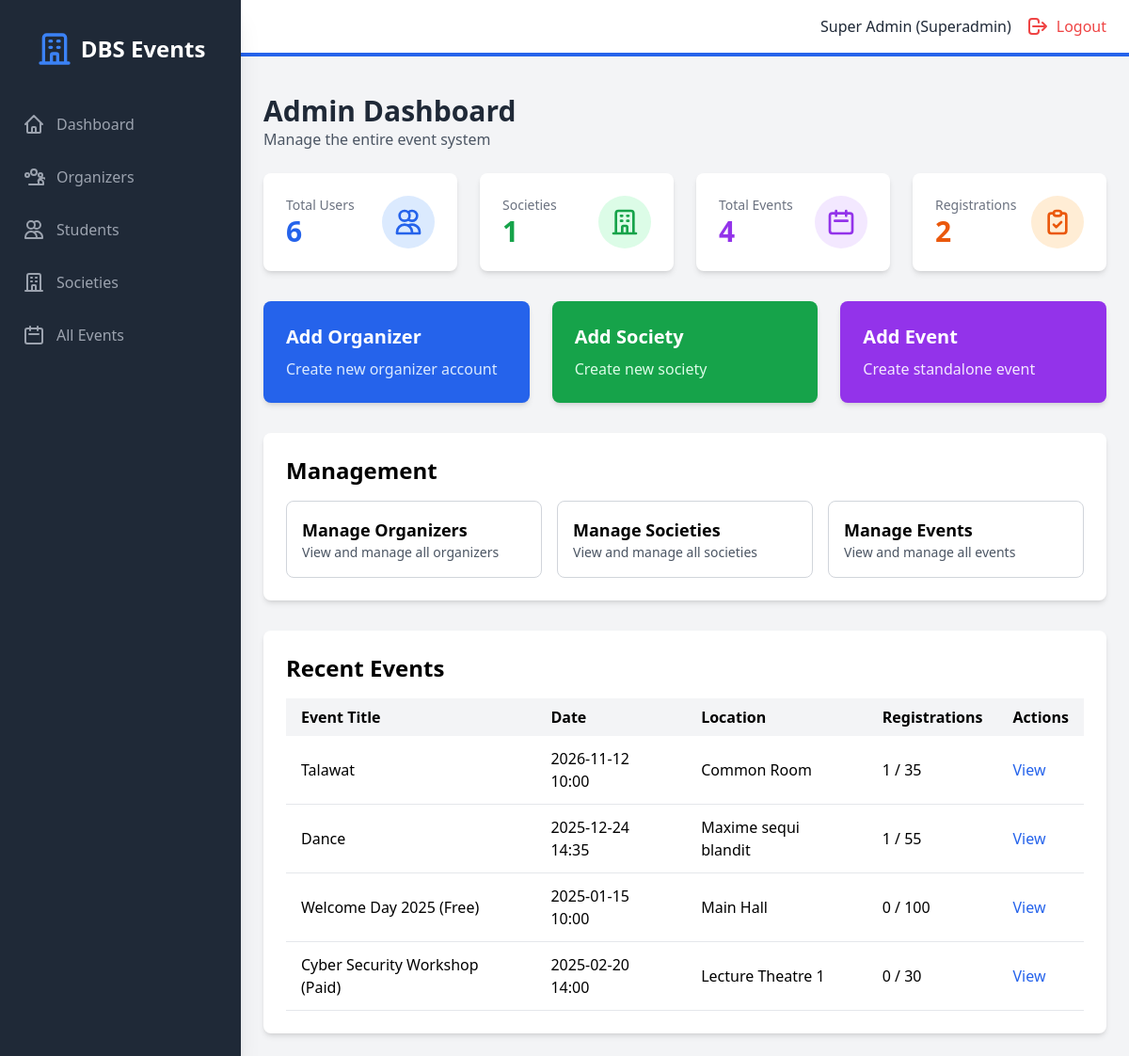
The app's page /admin/dashboard (signed in), older data.
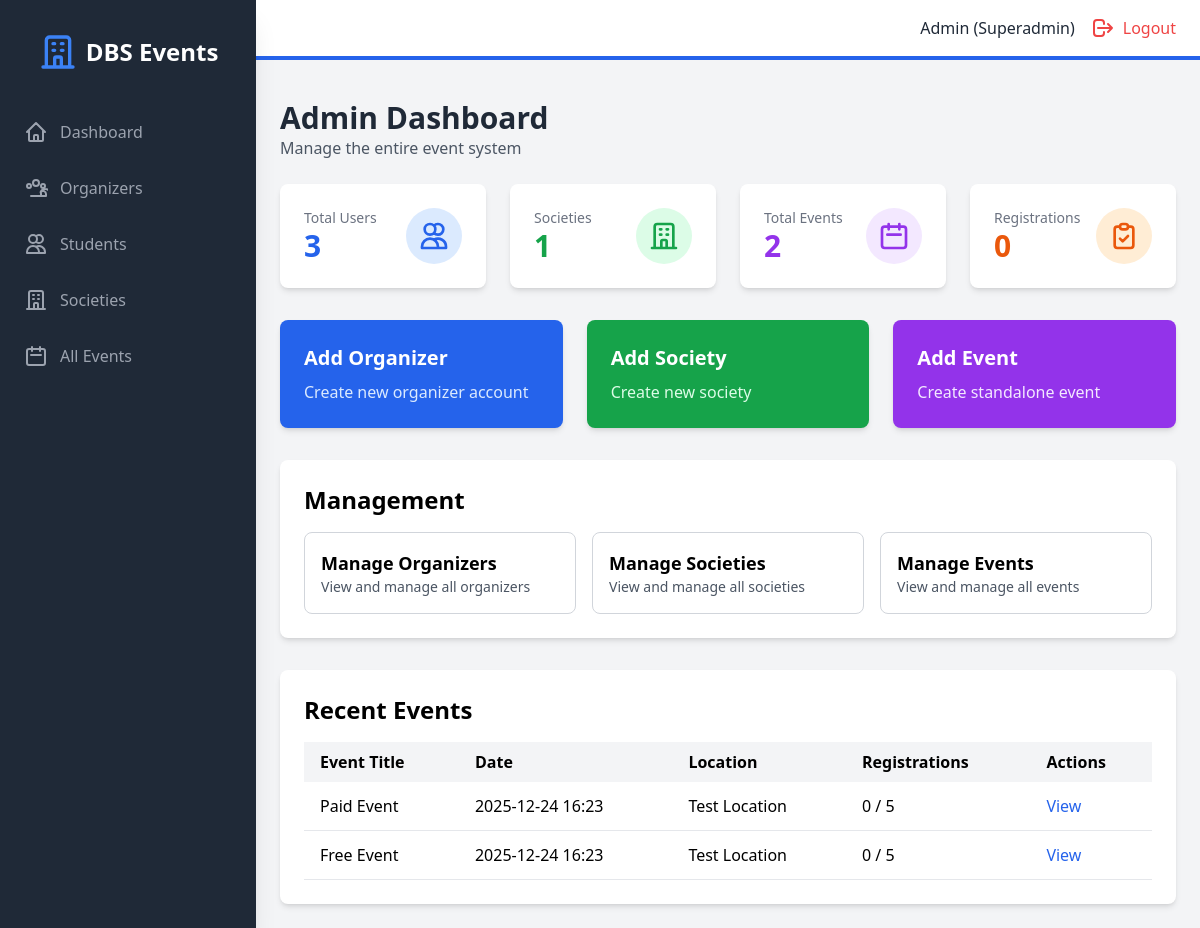
The same page, newer data.
### models.py (models this page shows, shortened)
class User(UserMixin, db.Model):
    id = db.Column(db.Integer, primary_key=True)
    student_number = db.Column(db.String(50), unique=True, nullable=True)
    email = db.Column(db.String(120), unique=True, nullable=False)
    password_hash = db.Column(db.String(200), nullable=False)
    name = db.Column(db.String(100), nullable=False)
    role = db.Column(db.String(20), nullable=False)  # superadmin, organizer, student
    created_at = db.Column(db.DateTime, default=datetime.utcnow)
    societies = db.relationship('Society', backref='head', lazy=True)
    events_created = db.relationship('Event', backref='creator', lazy=True)
    registrations = db.relationship('Registration', backref='student', lazy=True)

class Event(db.Model):
    id = db.Column(db.Integer, primary_key=True)
    title = db.Column(db.String(200), nullable=False)
    description = db.Column(db.Text, nullable=True)
    event_date = db.Column(db.DateTime, nullable=False)
    location = db.Column(db.String(200), nullable=False)
    capacity = db.Column(db.Integer, nullable=False)
    is_paid = db.Column(db.Boolean, default=False)
    cost = db.Column(db.Float, default=0.0)
    society_id = db.Column(db.Integer, db.ForeignKey('society.id'), nullable=True)
    created_by = db.Column(db.Integer, db.ForeignKey('user.id'), nullable=False)
    created_at = db.Column(db.DateTime, default=datetime.utcnow)
    registrations = db.relationship('Registration', backref='event', lazy=True, cascade='all, delete-orphan')
    def get_registered_count(self):
        return len(self.registrations)

### backend/routes/admin.py (the view)
@admin_bp.route("/admin/dashboard", endpoint="admin_dashboard")
@admin_required
def admin_dashboard():
    total_users = User.query.count()
    total_societies = Society.query.count()
    total_events = Event.query.count()
    total_registrations = Registration.query.count()
    recent_events = Event.query.order_by(Event.created_at.desc()).limit(5).all()
    return render_template(
        "admin/dashboard.html",
        total_users=total_users,
        total_societies=total_societies,
        total_events=total_events,
        total_registrations=total_registrations,
        recent_events=recent_events,
    )

### backend/main.py (called while the page is built)
@login_manager.user_loader
def load_user(user_id):
    return User.query.get(int(user_id))

### frontend/templates/admin/dashboard.html (shortened to what the changed rows need)
{% extends "base.html" %}
{% block auth_content %}
<div class="mb-6">
    <h1 class="text-3xl font-bold text-gray-800">Admin Dashboard</h1>
    <p class="text-gray-600">Manage the entire event system</p>
</div>
<div class="grid grid-cols-1 md:grid-cols-4 gap-6 mb-8">
    <div class="bg-white rounded-lg shadow-md p-6">
        <div class="flex items-center justify-between">
            <div>
                <p class="text-gray-500 text-sm">Total Users</p>
                <p class="text-3xl font-bold text-blue-600">{{ total_users }}</p>
            </div>
            <div class="bg-blue-100 p-3 rounded-full">
                <svg class="w-8 h-8 text-blue-600" fill="none" stroke="currentColor" viewBox="0 0 24 24">
                    <path stroke-linecap="round" stroke-linejoin="round" stroke-width="2" d="M12 4.354a4 4 0 110 5.292M15 21H3v-1a6 6 0 0112 0v1zm0 0h6v-1a6 6 0 00-9-5.197M13 7a4 4 0 11-8 0 4 4 0 018 0z"></path>
                </svg>
            </div>
        </div>
    </div>
    <div class="bg-white rounded-lg shadow-md p-6">
        <div class="flex items-center justify-between">
            <div>
                <p class="text-gray-500 text-sm">Societies</p>
                <p class="text-3xl font-bold text-green-600">{{ total_societies }}</p>
            </div>
            <div class="bg-green-100 p-3 rounded-full">
                <svg class="w-8 h-8 text-green-600" fill="none" stroke="currentColor" viewBox="0 0 24 24">
                    <path stroke-linecap="round" stroke-linejoin="round" stroke-width="2" d="M19 21V5a2 2 0 00-2-2H7a2 2 0 00-2 2v16m14 0h2m-2 0h-5m-9 0H3m2 0h5M9 7h1m-1 4h1m4-4h1m-1 4h1m-5 10v-5a1 1 0 011-1h2a1 1 0 011 1v5m-4 0h4"></path>
                </svg>
            </div>
        </div>
    </div>
    <div class="bg-white rounded-lg shadow-md p-6">
        <div class="flex items-center justify-between">
            <div>
                <p class="text-gray-500 text-sm">Total Events</p>
                <p class="text-3xl font-bold text-purple-600">{{ total_events }}</p>
            </div>
            <div class="bg-purple-100 p-3 rounded-full">
                <svg class="w-8 h-8 text-purple-600" fill="none" stroke="currentColor" viewBox="0 0 24 24">
                    <path stroke-linecap="round" stroke-linejoin="round" stroke-width="2" d="M8 7V3m8 4V3m-9 8h10M5 21h14a2 2 0 002-2V7a2 2 0 00-2-2H5a2 2 0 00-2 2v12a2 2 0 002 2z"></path>
                </svg>
            </div>
        </div>
    </div>
    <div class="bg-white rounded-lg shadow-md p-6">
        <div class="flex items-center justify-between">
            <div>
                <p class="text-gray-500 text-sm">Registrations</p>
                <p class="text-3xl font-bold text-orange-600">{{ total_registrations }}</p>
            </div>
            <div class="bg-orange-100 p-3 rounded-full">
                <svg class="w-8 h-8 text-orange-600" fill="none" stroke="currentColor" viewBox="0 0 24 24">
                    <path stroke-linecap="round" stroke-linejoin="round" stroke-width="2" d="M9 5H7a2 2 0 00-2 2v12a2 2 0 002 2h10a2 2 0 002-2V7a2 2 0 00-2-2h-2M9 5a2 2 0 002 2h2a2 2 0 002-2M9 5a2 2 0 012-2h2a2 2 0 012 2m-6 9l2 2 4-4"></path>
                </svg>
            </div>
        </div>
    </div>
</div>
<div class="grid grid-cols-1 md:grid-cols-3 gap-6 mb-8">
    <a href="{{ url_for('admin.admin_add_organizer') }}" class="bg-blue-600 text-white rounded-lg shadow-md p-6 hover:bg-blue-700 transition">
        <h3 class="text-xl font-bold mb-2">Add Organizer</h3>
        <p class="text-blue-100">Create new organizer account</p>
    </a>
    <a href="{{ url_for('admin.admin_add_society') }}" class="bg-green-600 text-white rounded-lg shadow-md p-6 hover:bg-green-700 transition">
        <h3 class="text-xl font-bold mb-2">Add Society</h3>
        <p class="text-green-100">Create new society</p>
    </a>
    <a href="{{ url_for('admin.admin_add_event') }}" class="bg-purple-600 text-white rounded-lg shadow-md p-6 hover:bg-purple-700 transition">
        <h3 class="text-xl font-bold mb-2">Add Event</h3>
        <p class="text-purple-100">Create standalone event</p>
    </a>
</div>
<div class="bg-white rounded-lg shadow-md p-6 mb-8">
    <h2 class="text-2xl font-bold mb-4">Management</h2>
    <div class="grid grid-cols-1 md:grid-cols-3 gap-4">
        <a href="{{ url_for('admin.admin_organizers') }}" class="border border-gray-300 rounded-lg p-4 hover:bg-gray-50 transition">
            <h3 class="font-semibold text-lg">Manage Organizers</h3>
            <p class="text-gray-600 text-sm">View and manage all organizers</p>
        </a>
        <a href="{{ url_for('admin.admin_societies') }}" class="border border-gray-300 rounded-lg p-4 hover:bg-gray-50 transition">
            <h3 class="font-semibold text-lg">Manage Societies</h3>
            <p class="text-gray-600 text-sm">View and manage all societies</p>
        </a>
        <a href="{{ url_for('admin.admin_events') }}" class="border border-gray-300 rounded-lg p-4 hover:bg-gray-50 transition">
            <h3 class="font-semibold text-lg">Manage Events</h3>
            <p class="text-gray-600 text-sm">View and manage all events</p>
        </a>
    </div>
</div>
<div class="bg-white rounded-lg shadow-md p-6">
    <h2 class="text-2xl font-bold mb-4">Recent Events</h2>
    <div class="overflow-x-auto">
        <table class="w-full">
            <thead class="bg-gray-100">
                <tr>
                    <th class="px-4 py-2 text-left">Event Title</th>
                    <th class="px-4 py-2 text-left">Date</th>
                    <th class="px-4 py-2 text-left">Location</th>
                    <th class="px-4 py-2 text-left">Registrations</th>
                    <th class="px-4 py-2 text-left">Actions</th>
                </tr>
            </thead>
            <tbody>
                {% for event in recent_events %}
                <tr class="border-b hover:bg-gray-50">
                    <td class="px-4 py-3">{{ event.title }}</td>
                    <td class="px-4 py-3">{{ event.event_date.strftime('%Y-%m-%d %H:%M') }}</td>
                    <td class="px-4 py-3">{{ event.location }}</td>
                    <td class="px-4 py-3">{{ event.get_registered_count() }} / {{ event.capacity }}</td>
                    <td class="px-4 py-3">
                        <a href="{{ url_for('registrations.view_registrations', event_id=event.id) }}" class="text-blue-600 hover:underline">View</a>
                    </td>
                </tr>
                {% endfor %}
            </tbody>
        </table>
    </div>
</div>
{% endblock %}

### frontend/templates/base.html (shortened to what the changed rows need)
<!DOCTYPE html>
<html lang="en">
<head>
    <script src="https://cdn.tailwindcss.com"></script>
    <link rel="stylesheet" href="{{ url_for('static', filename='css/style.css') }}">
</head>
<body class="bg-gray-100">
    {% if current_user.is_authenticated %}
    <div class="flex h-screen bg-gray-100">
        <div id="sidebar" class="sidebar fixed inset-y-0 left-0 z-30 w-64 bg-gray-800 overflow-y-auto transition duration-300 ease-out md:translate-x-0 md:static md:shadow-xl sidebar-closed">
            <div class="flex items-center justify-center mt-8">
                <div class="flex items-center">
                    <svg class="h-10 w-10 text-blue-500" fill="none" stroke="currentColor" viewBox="0 0 24 24">
                        <path stroke-linecap="round" stroke-linejoin="round" stroke-width="2" d="M19 21V5a2 2 0 00-2-2H7a2 2 0 00-2 2v16m14 0h2m-2 0h-5m-9 0H3m2 0h5M9 7h1m-1 4h1m4-4h1m-1 4h1m-5 10v-5a1 1 0 011-1h2a1 1 0 011 1v5m-4 0h4"></path>
                    </svg>
                    <span class="text-white text-2xl font-semibold ml-2">DBS Events</span>
                </div>
            </div>
            <nav class="mt-10">
                {% if current_user.role == 'superadmin' %}
                    <a class="flex items-center mt-4 py-2 px-6 text-gray-400 hover:bg-gray-700 hover:text-white" href="{{ url_for('admin.admin_dashboard') }}">
                        <svg class="h-6 w-6" fill="none" stroke="currentColor" viewBox="0 0 24 24"><path stroke-linecap="round" stroke-linejoin="round" stroke-width="2" d="M3 12l2-2m0 0l7-7 7 7M5 10v10a1 1 0 001 1h3m10-11l2 2m-2-2v10a1 1 0 01-1 1h-3m-6 0a1 1 0 001-1v-4a1 1 0 011-1h2a1 1 0 011 1v4a1 1 0 001 1m-6 0h6"></path></svg>
                        <span class="mx-3">Dashboard</span>
                    </a>
                    <a class="flex items-center mt-4 py-2 px-6 text-gray-400 hover:bg-gray-700 hover:text-white" href="{{ url_for('admin.admin_organizers') }}">
                        <span class="mx-3">Organizers</span>
                    </a>
                    <a class="flex items-center mt-4 py-2 px-6 text-gray-400 hover:bg-gray-700 hover:text-white" href="{{ url_for('admin.admin_students') }}">
                        <svg class="h-6 w-6" fill="none" stroke="currentColor" viewBox="0 0 24 24"><path stroke-linecap="round" stroke-linejoin="round" stroke-width="2" d="M12 4.354a4 4 0 110 5.292M15 21H3v-1a6 6 0 0112 0v1zm0 0h6v-1a6 6 0 00-9-5.197M13 7a4 4 0 11-8 0 4 4 0 018 0z"></path></svg>
                        <span class="mx-3">Students</span>
                    </a>
                    <a class="flex items-center mt-4 py-2 px-6 text-gray-400 hover:bg-gray-700 hover:text-white" href="{{ url_for('admin.admin_societies') }}">
                        <svg class="h-6 w-6" fill="none" stroke="currentColor" viewBox="0 0 24 24"><path stroke-linecap="round" stroke-linejoin="round" stroke-width="2" d="M19 21V5a2 2 0 00-2-2H7a2 2 0 00-2 2v16m14 0h2m-2 0h-5m-9 0H3m2 0h5M9 7h1m-1 4h1m4-4h1m-1 4h1m-5 10v-5a1 1 0 011-1h2a1 1 0 011 1v5m-4 0h4"></path></svg>
                        <span class="mx-3">Societies</span>
                    </a>
                    <a class="flex items-center mt-4 py-2 px-6 text-gray-400 hover:bg-gray-700 hover:text-white" href="{{ url_for('admin.admin_events') }}">
                        <svg class="h-6 w-6" fill="none" stroke="currentColor" viewBox="0 0 24 24"><path stroke-linecap="round" stroke-linejoin="round" stroke-width="2" d="M8 7V3m8 4V3m-9 8h10M5 21h14a2 2 0 002-2V7a2 2 0 00-2-2H5a2 2 0 00-2 2v12a2 2 0 002 2z"></path></svg>
                        <span class="mx-3">All Events</span>
                    </a>
                {% endif %}
            </nav>
        </div>
        <div class="flex-1 flex flex-col overflow-hidden">
            <header class="flex justify-between items-center py-4 px-6 bg-white border-b-4 border-blue-600">
                <div class="flex items-center">
                    <span class="text-gray-800 mr-4">{{ current_user.name }} ({{ current_user.role | capitalize }})</span>
                    <a href="{{ url_for('public.logout') }}" class="flex items-center text-red-500 hover:text-red-700">
                        <svg class="h-6 w-6" fill="none" stroke="currentColor" viewBox="0 0 24 24"><path stroke-linecap="round" stroke-linejoin="round" stroke-width="2" d="M17 16l4-4m0 0l-4-4m4 4H7m6 4v1a3 3 0 01-3 3H6a3 3 0 01-3-3v-10a3 3 0 013-3h4a3 3 0 013 3v1"></path></svg>
                        <span class="ml-2 hidden sm:inline">Logout</span>
                    </a>
                </div>
            </header>
            <div class="px-6 pt-4">
            </div>
            <main class="flex-1 overflow-x-hidden overflow-y-auto bg-gray-100 p-6">
                {% block auth_content %}{% endblock %}
            </main>
        </div>
    </div>
    {% endif %}
</body>
</html>

Row changes from the older to the newer data that the page shows:
removed Event: title "Talawat", event_date "2026-11-12 10:00", location "Common Room", get_registered_count "1", capacity "35"
removed Event: title "Dance", event_date "2025-12-24 14:35", location "Maxime sequi blandit", get_registered_count "1", capacity "55"
removed Event: title "Welcome Day 2025 (Free)", event_date "2025-01-15 10:00", location "Main Hall", get_registered_count "0", capacity "100"
removed Event: title "Cyber Security Workshop (Paid)", event_date "2025-02-20 14:00", location "Lecture Theatre 1", get_registered_count "0", capacity "30"
changed User "Superadmin": name "Super Admin" → "Admin"
added Event: title "Paid Event", event_date "2025-12-24 16:23", location "Test Location", get_registered_count "0", capacity "5"
added Event: title "Free Event", event_date "2025-12-24 16:23", location "Test Location", get_registered_count "0", capacity "5"
Text that changed along with them:
{{ total_users }}: "6" → "3"
{{ total_events }}: "4" → "2"
{{ total_registrations }}: "2" → "0"
